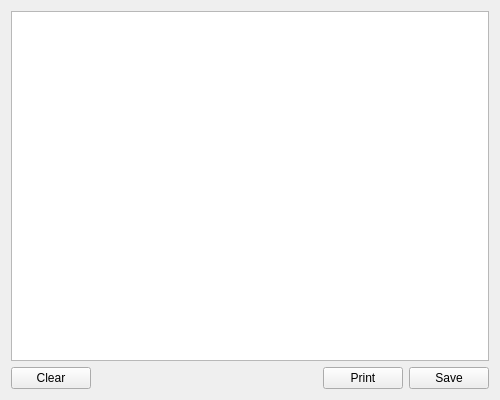
<?xml version="1.0" encoding="UTF-8"?>
<ui version="4.0">
 <class>LogPage</class>
 <widget class="QWidget" name="LogPage">
  <property name="geometry">
   <rect>
    <x>0</x>
    <y>0</y>
    <width>500</width>
    <height>400</height>
   </rect>
  </property>
  <property name="windowTitle">
   <string>Logs</string>
  </property>
  <property name="windowIcon">
   <iconset resource="ddsmon.qrc">
    <normaloff>:/images/terminal.png</normaloff>:/images/terminal.png</iconset>
  </property>
  <layout class="QVBoxLayout" name="verticalLayout">
   <item>
    <widget class="QTextEdit" name="logEdit">
     <property name="font">
      <font>
       <family>Monospace</family>
      </font>
     </property>
     <property name="documentTitle">
      <string notr="true"/>
     </property>
     <property name="textInteractionFlags">
      <set>Qt::TextSelectableByKeyboard|Qt::TextSelectableByMouse</set>
     </property>
    </widget>
   </item>
   <item>
    <layout class="QHBoxLayout" name="horizontalLayout">
     <item>
      <widget class="QPushButton" name="clearButton">
       <property name="text">
        <string>Clear</string>
       </property>
       <property name="icon">
        <iconset resource="ddsmon.qrc">
         <normaloff>:/images/edit-clear.png</normaloff>:/images/edit-clear.png</iconset>
       </property>
      </widget>
     </item>
     <item>
      <spacer name="horizontalSpacer">
       <property name="orientation">
        <enum>Qt::Horizontal</enum>
       </property>
       <property name="sizeHint" stdset="0">
        <size>
         <width>158</width>
         <height>20</height>
        </size>
       </property>
      </spacer>
     </item>
     <item>
      <widget class="QPushButton" name="printButton">
       <property name="text">
        <string>Print</string>
       </property>
       <property name="icon">
        <iconset resource="ddsmon.qrc">
         <normaloff>:/images/print.png</normaloff>:/images/print.png</iconset>
       </property>
      </widget>
     </item>
     <item>
      <widget class="QPushButton" name="saveButton">
       <property name="text">
        <string>Save</string>
       </property>
       <property name="icon">
        <iconset resource="ddsmon.qrc">
         <normaloff>:/images/filesave.png</normaloff>:/images/filesave.png</iconset>
       </property>
      </widget>
     </item>
    </layout>
   </item>
  </layout>
 </widget>
 <resources>
  <include location="ddsmon.qrc"/>
 </resources>
 <connections/>
</ui>
